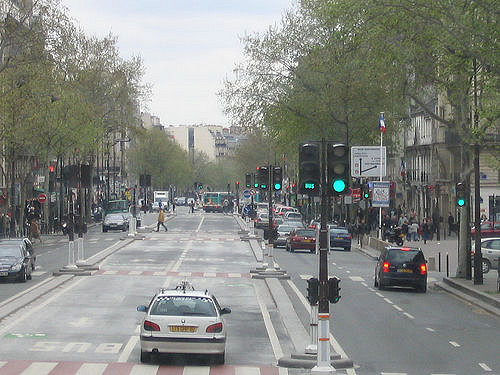
#> input picture final_project/Mask_RCNN/images/12283150_12d37e6389_z.jpg, 500 x 375 px; its folder holds 6 pictures in this run
$ jupyter execute --allow-errors demo-Copy1.ipynb   (shell and % lines are left out)
#> lines starting #> are read from the running program, lines starting #| are printed output that depends on the picture
# Mask R-CNN Demo

A quick intro to using the pre-trained model to detect and segment objects.

[cell 1]
import os
import sys
import random
import math
import numpy as np
import skimage.io
import matplotlib
import matplotlib.pyplot as plt

# Root directory of the project
ROOT_DIR = os.path.abspath("./")

# Import Mask RCNN
sys.path.append(ROOT_DIR)  # To find local version of the library
from mrcnn import utils
import mrcnn.model as modellib
from mrcnn import visualize
# Import COCO config
sys.path.append(os.path.join(ROOT_DIR, "samples/coco/"))  # To find local version
import coco


# Directory to save logs and trained model
MODEL_DIR = os.path.join(ROOT_DIR, "logs")

# Local path to trained weights file
COCO_MODEL_PATH = os.path.join(ROOT_DIR, "mask_rcnn_coco.h5")
# Download COCO trained weights from Releases if needed
if not os.path.exists(COCO_MODEL_PATH):
    utils.download_trained_weights(COCO_MODEL_PATH)
#> (this line was passed over: mrcnn is not available in this run)

# Directory of images to run detection on
IMAGE_DIR = os.path.join(ROOT_DIR, "images")

## Configurations

We'll be using a model trained on the MS-COCO dataset. The configurations of this model are in the ```CocoConfig``` class in ```coco.py```.

For inferencing, modify the configurations a bit to fit the task. To do so, sub-class the ```CocoConfig``` class and override the attributes you need to change.

[cell 2]
class InferenceConfig(coco.CocoConfig):
    # Set batch size to 1 since we'll be running inference on
    # one image at a time. Batch size = GPU_COUNT * IMAGES_PER_GPU
    GPU_COUNT = 1
    IMAGES_PER_GPU = 1

config = InferenceConfig()
#> (the rest of this cell did not finish here and is left out)

## Create Model and Load Trained Weights

#> (a cell that did not finish here is left out)

## Class Names

The model classifies objects and returns class IDs, which are integer value that identify each class. Some datasets assign integer values to their classes and some don't. For example, in the MS-COCO dataset, the 'person' class is 1 and 'teddy bear' is 88. The IDs are often sequential, but not always. The COCO dataset, for example, has classes associated with class IDs 70 and 72, but not 71.

To improve consistency, and to support training on data from multiple sources at the same time, our ```Dataset``` class assigns it's own sequential integer IDs to each class. For example, if you load the COCO dataset using our ```Dataset``` class, the 'person' class would get class ID = 1 (just like COCO) and the 'teddy bear' class is 78 (different from COCO). Keep that in mind when mapping class IDs to class names.

To get the list of class names, you'd load the dataset and then use the ```class_names``` property like this.
```
# Load COCO dataset
dataset = coco.CocoDataset()
dataset.load_coco(COCO_DIR, "train")
dataset.prepare()

# Print class names
print(dataset.class_names)
```

We don't want to require you to download the COCO dataset just to run this demo, so we're including the list of class names below. The index of the class name in the list represent its ID (first class is 0, second is 1, third is 2, ...etc.)

[cell 4]
# COCO Class names
# Index of the class in the list is its ID. For example, to get ID of
# the teddy bear class, use: class_names.index('teddy bear')
class_names = ['BG', 'person', 'bicycle', 'car', 'motorcycle', 'airplane',
               'bus', 'train', 'truck', 'boat', 'traffic light',
               'fire hydrant', 'stop sign', 'parking meter', 'bench', 'bird',
               'cat', 'dog', 'horse', 'sheep', 'cow', 'elephant', 'bear',
               'zebra', 'giraffe', 'backpack', 'umbrella', 'handbag', 'tie',
               'suitcase', 'frisbee', 'skis', 'snowboard', 'sports ball',
               'kite', 'baseball bat', 'baseball glove', 'skateboard',
               'surfboard', 'tennis racket', 'bottle', 'wine glass', 'cup',
               'fork', 'knife', 'spoon', 'bowl', 'banana', 'apple',
               'sandwich', 'orange', 'broccoli', 'carrot', 'hot dog', 'pizza',
               'donut', 'cake', 'chair', 'couch', 'potted plant', 'bed',
               'dining table', 'toilet', 'tv', 'laptop', 'mouse', 'remote',
               'keyboard', 'cell phone', 'microwave', 'oven', 'toaster',
               'sink', 'refrigerator', 'book', 'clock', 'vase', 'scissors',
               'teddy bear', 'hair drier', 'toothbrush']

## Run Object Detection

[cell 5]
# Load a random image from the images folder
# file_names = next(os.walk(IMAGE_DIR))[2]
# image = skimage.io.imread(os.path.join(IMAGE_DIR, random.choice(file_names)))

BLUEPRINTS_DIR = os.path.join(ROOT_DIR, "blueprints")
file_name = ROOT_DIR + "/images/12283150_12d37e6389_z.jpg"
image = skimage.io.imread(os.path.join(BLUEPRINTS_DIR, file_name))
#> image is the input picture: shape (375, 500, 3); mean R, G, B 133.4, 135.9, 130.9
image_name = file_name
# Run detection
#> (the rest of this cell did not finish here and is left out)

#> (a cell that did not finish here is left out)

[cell 7]
import cv2

[cell 8]
output_dir = 'pix2pix_out'
import re
import cv2

image_out = image.copy()
image_out = cv2.blur(image_out,(5,5))
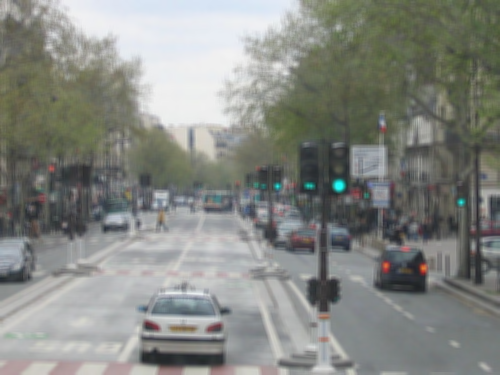
#> image_out: shape (375, 500, 3); mean R, G, B 133.3, 135.9, 130.9
plt.imshow(image_out)
#> (the rest of this cell did not finish here and is left out)

[cell 9]
import re
import cv2

# mask_image_name = ROOT_DIR + "/images/12283150_12d37e6389_z.jpg"
mask_image_name = file_name = ROOT_DIR + "/images/1045023827_4ec3e8ba5c_z.jpg"
mask_image = skimage.io.imread(os.path.join(BLUEPRINTS_DIR, mask_image_name))
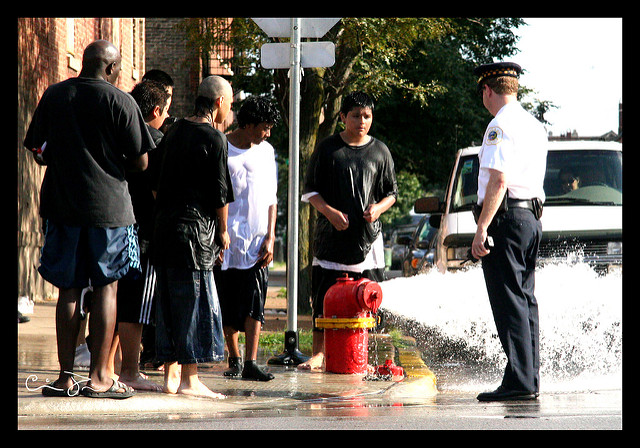
#> input picture final_project/Mask_RCNN/images/1045023827_4ec3e8ba5c_z.jpg, 640 x 448 px
#> mask_image is the input picture: shape (448, 640, 3); mean R, G, B 100.4, 94.2, 87
mask_image_reshape = skimage.transform.resize(mask_image, image.shape)
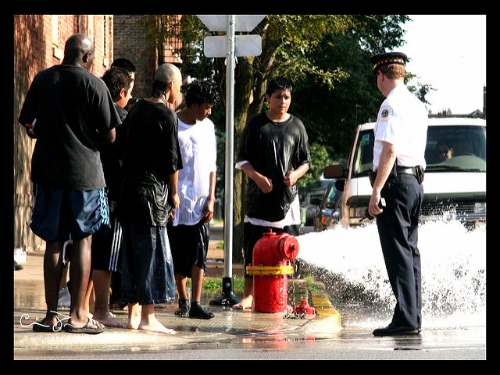
#> mask_image_reshape: shape (375, 500, 3) float64; mean R, G, B 0.394, 0.37, 0.342
print(image.shape)
#| (375, 500, 3)
print(mask_image_reshape.shape)
#| (375, 500, 3)
# plt.imshow(mask_image_reshape)
#> (the rest of this cell did not finish here and is left out)

[cell 10]
plt.imsave('modified_' + image_name, image_out)
plt.imshow(image_out)

[cell 11]
plt.imshow(cv2.blur(image_out, (5, 5)))
plt.imsave("temp.jpg", cv2.blur(image_out, (5, 5)))

[cell 12]
image.shape
#> Out = (375, 500, 3)
